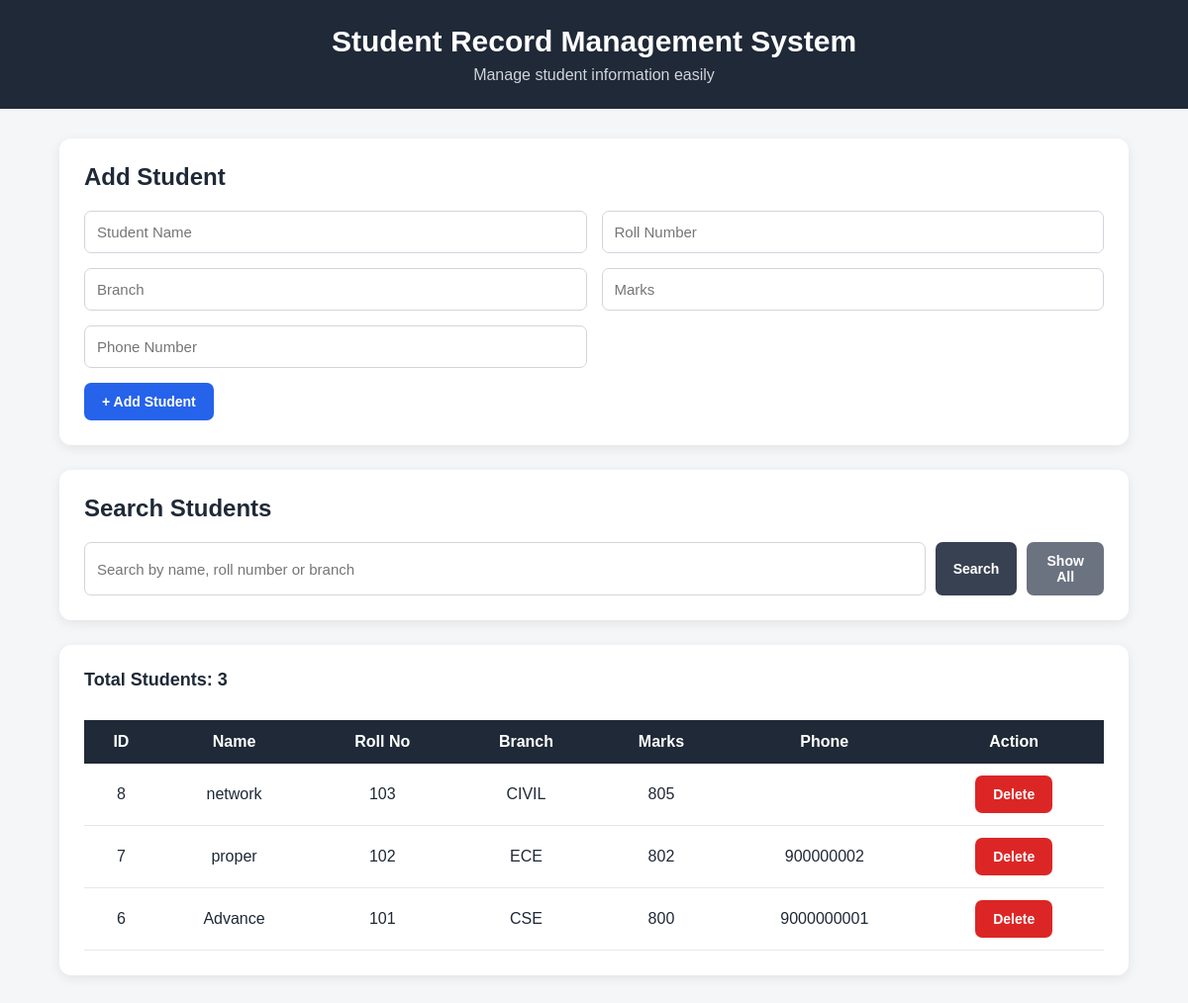
The page / on the database its author committed.
### tables this page shows
CREATE TABLE students (
    id INTEGER PRIMARY KEY AUTOINCREMENT,
    name TEXT NOT NULL,
    roll_no TEXT NOT NULL,
    branch TEXT NOT NULL,
    marks TEXT,
    phone TEXT
);

### web_app.py (the view)
@app.route("/")
def home():
    search = request.args.get("search", "").strip()
    conn = get_db()
    if search:
        students = conn.execute("""
            SELECT * FROM students
            WHERE name LIKE ?
            OR roll_no LIKE ?
            OR branch LIKE ?
            ORDER BY id DESC
        """, (
            "%" + search + "%",
            "%" + search + "%",
            "%" + search + "%"
        )).fetchall()
    else:
        students = conn.execute("""
            SELECT * FROM students
            ORDER BY id DESC
        """).fetchall()
    conn.close()
    return render_template(
        "index.html",
        students=students,
        search=search
    )

### web_app.py (called while the page is built)
def get_db():
    conn = sqlite3.connect(DATABASE)
    conn.row_factory = sqlite3.Row
    return conn

### templates/index.html (shortened to what this page needs)
<!DOCTYPE html>
<html lang="en">
<head>
</head>
<body>
    <div class="header">
        <h1>Student Record Management System</h1>
        <p>Manage student information easily</p>
    </div>
    <div class="container">
        <div class="card">
            <h2>Add Student</h2>
            <form method="POST" action="/add">
                <div class="form-grid">
                    <input
                        type="text"
                        name="name"
                        placeholder="Student Name"
                        required
                    >
                    <input
                        type="text"
                        name="roll_no"
                        placeholder="Roll Number"
                        required
                    >
                    <input
                        type="text"
                        name="branch"
                        placeholder="Branch"
                        required
                    >
                    <input
                        type="text"
                        name="marks"
                        placeholder="Marks"
                    >
                    <input
                        type="text"
                        name="phone"
                        placeholder="Phone Number"
                    >
                </div>
                <button class="add-btn" type="submit">
                    + Add Student
                </button>
            </form>
        </div>
        <div class="card">
            <h2>Search Students</h2>
            <form method="GET" action="/" class="search-area">
                <input
                    type="text"
                    name="search"
                    placeholder="Search by name, roll number or branch"
                    value="{{ search }}"
                >
                <button class="search-btn" type="submit">
                    Search
                </button>
                <a href="/" style="text-decoration:none;">
                    <button class="all-btn" type="button">
                        Show All
                    </button>
                </a>
            </form>
        </div>
        <div class="card">
            <div class="count">
                Total Students: {{ students|length }}
            </div>
            <div class="table-container">
                {% if students %}
                <table>
                    <thead>
                        <tr>
                            <th>ID</th>
                            <th>Name</th>
                            <th>Roll No</th>
                            <th>Branch</th>
                            <th>Marks</th>
                            <th>Phone</th>
                            <th>Action</th>
                        </tr>
                    </thead>
                    <tbody>
                        {% for student in students %}
                        <tr>
                            <td>{{ student[0] }}</td>
                            <td>{{ student[1] }}</td>
                            <td>{{ student[2] }}</td>
                            <td>{{ student[3] }}</td>
                            <td>{{ student[4] }}</td>
                            <td>{{ student[5] }}</td>
                            <td>
                                <form
                                    method="POST"
                                    action="/delete/{{ student[0] }}"
                                >
                                    <button
                                        class="delete-btn"
                                        type="submit"
                                        onclick="return confirm('Are you sure you want to delete this student?')"
                                    >
                                        Delete
                                    </button>
                                </form>
                            </td>
                        </tr>
                        {% endfor %}
                    </tbody>
                </table>
                {% else %}
                <div class="empty">
                    No student records found.
                </div>
                {% endif %}
            </div>
        </div>
    </div>
</body>
</html>

### templates/index.html (style rules this page uses)
* { box-sizing: border-box; margin: 0; padding: 0; }
body { font-family: Arial, sans-serif; background: #f4f6f8; color: #1f2937; }
.header { background: #1f2937; color: white; padding: 25px; text-align: center; }
.header h1 { font-size: 30px; margin-bottom: 8px; }
.header p { color: #d1d5db; }
.container { width: 90%; max-width: 1100px; margin: 30px auto; }
.card { background: white; padding: 25px; border-radius: 12px; box-shadow: 0 3px 12px rgba(0,0,0,0.08); margin-bottom: 25px; }
.card h2 { margin-bottom: 20px; }
.form-grid { display: grid; grid-template-columns: repeat(2, 1fr); gap: 15px; }
input { width: 100%; padding: 12px; border: 1px solid #d1d5db; border-radius: 7px; font-size: 15px; }
button { padding: 11px 18px; border: none; border-radius: 7px; cursor: pointer; font-size: 14px; font-weight: bold; }
.add-btn { background: #2563eb; color: white; margin-top: 15px; }
.search-area { display: flex; gap: 10px; }
.search-btn { background: #374151; color: white; }
.all-btn { background: #6b7280; color: white; }
.delete-btn { background: #dc2626; color: white; }
.table-container { overflow-x: auto; }
table { width: 100%; border-collapse: collapse; margin-top: 15px; }
th { background: #1f2937; color: white; padding: 13px; }
td { padding: 12px; text-align: center; border-bottom: 1px solid #e5e7eb; }
.count { font-size: 18px; font-weight: bold; margin-bottom: 15px; }

### rows shown on the page
students: id "8", name "network", roll_no "103", branch "CIVIL", marks "805"
students: id "7", name "proper", roll_no "102", branch "ECE", marks "802", phone "900000002"
students: id "6", name "Advance", roll_no "101", branch "CSE", marks "800", phone "9000000001"

### other values the page prints
{{ students|length }} "3"
